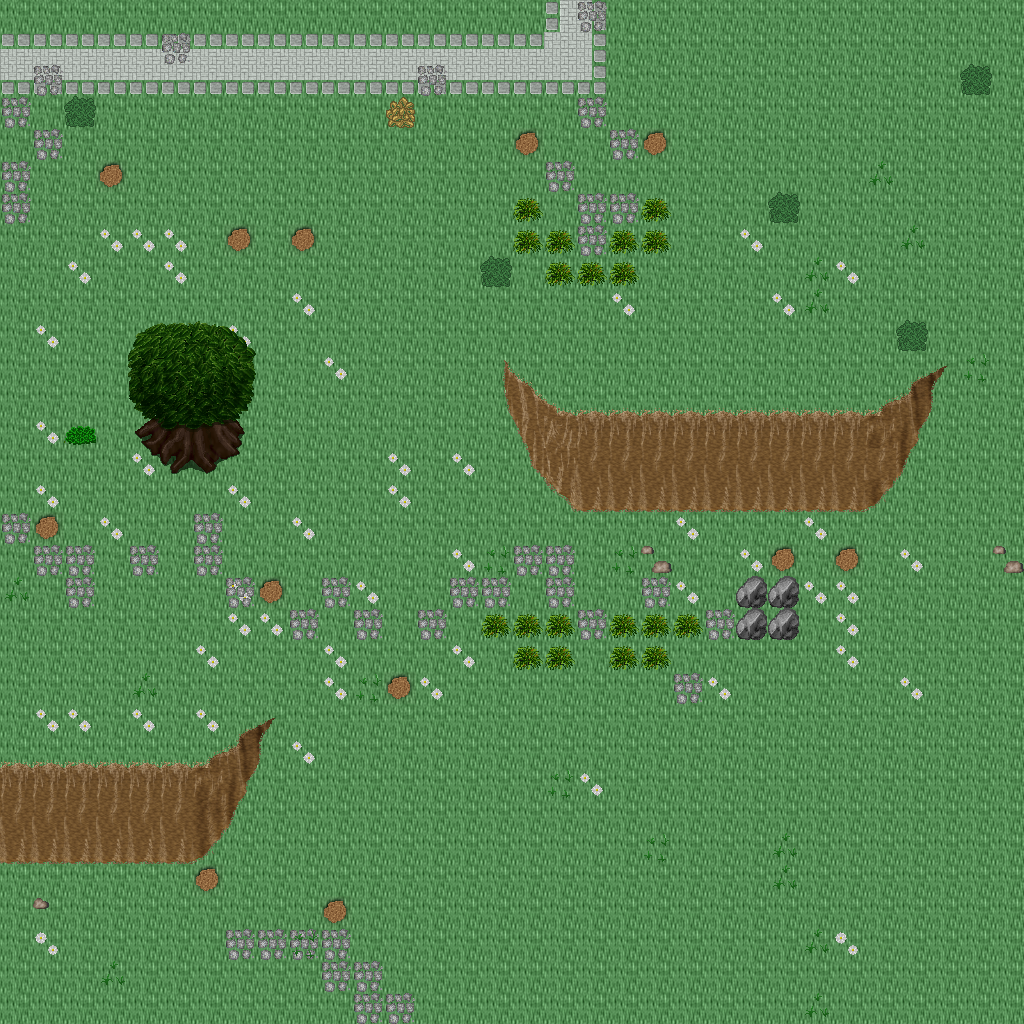

A level layout from a 2D game, rendered from its tile map. Below: a short description, then the map file with tile-grid data replaced by summaries:
An orthogonal 32x32 tile map with 32x32 px tiles, 5 tile layers (Ground, Objects, Objects2, Above, ...), 1 hidden layer not drawn, 23 tilesets.

<map version="1.10" tiledversion="1.11.0" orientation="orthogonal" renderorder="right-down" width="32" height="32" tilewidth="32" tileheight="32" infinite="0" nextlayerid="11" nextobjectid="1">
 <tileset firstgid="1" name="ground_ground" tilewidth="32" tileheight="32" tilecount="33" columns="3">
  <image source="../drawable/ground_ground.png" width="96" height="352" />
 </tileset>
 <tileset firstgid="34" name="ground_grass_edges" tilewidth="32" tileheight="32" tilecount="36" columns="12">
  <image source="../drawable/ground_grass_edges.png" width="384" height="96" />
 </tileset>
 <tileset firstgid="70" name="ground_ridge_earth_pale" tilewidth="32" tileheight="32" tilecount="96" columns="12">
  <image source="../drawable/ground_ridge_earth_pale.png" width="384" height="256" />
 </tileset>
 <tileset firstgid="166" name="plant_flower_daisy_white" tilewidth="32" tileheight="32" tilecount="8" columns="2">
  <image source="../drawable/plant_flower_daisy_white.png" width="64" height="128" />
 </tileset>
 <tileset firstgid="174" name="plant_grasses" tilewidth="32" tileheight="32" tilecount="6" columns="3">
  <image source="../drawable/plant_grasses.png" width="96" height="64" />
 </tileset>
 <tileset firstgid="180" name="plant_flower_daisy_yellow" tilewidth="32" tileheight="32" tilecount="8" columns="2">
  <image source="../drawable/plant_flower_daisy_yellow.png" width="64" height="128" />
 </tileset>
 <tileset firstgid="188" name="ground_rock_pebbles" tilewidth="32" tileheight="32" tilecount="3" columns="1">
  <image source="../drawable/ground_rock_pebbles.png" width="32" height="96" />
 </tileset>
 <tileset firstgid="191" name="plant_tree_tree_darkgreen" tilewidth="32" tileheight="32" tilecount="88" columns="8">
  <image source="../drawable/plant_tree_tree_darkgreen.png" width="256" height="352" />
 </tileset>
 <tileset firstgid="279" name="ground_grass_corners" tilewidth="32" tileheight="32" tilecount="24" columns="6">
  <image source="../drawable/ground_grass_corners.png" width="192" height="128" />
 </tileset>
 <tileset firstgid="303" name="ground_cobbled_paving" tilewidth="32" tileheight="32" tilecount="1" columns="1">
  <image source="../drawable/ground_cobbled_paving.png" width="32" height="32" />
 </tileset>
 <tileset firstgid="304" name="building_decoration_rocks_2" tilewidth="32" tileheight="32" tilecount="2" columns="1">
  <image source="../drawable/building_decoration_rocks_2.png" width="32" height="64" />
 </tileset>
 <tileset firstgid="306" name="plant_bush_bushes" tilewidth="32" tileheight="32" tilecount="10" columns="5">
  <image source="../drawable/plant_bush_bushes.png" width="160" height="64" />
 </tileset>
 <tileset firstgid="316" name="plant_stump_rectangular" tilewidth="32" tileheight="32" tilecount="4" columns="2">
  <image source="../drawable/plant_stump_rectangular.png" width="64" height="64" />
 </tileset>
 <tileset firstgid="320" name="item_corpse_huge_animal" tilewidth="32" tileheight="32" tilecount="16" columns="2">
  <image source="../drawable/item_corpse_huge_animal.png" width="64" height="256" />
 </tileset>
 <tileset firstgid="336" name="logic_item_sheepfood" tilewidth="32" tileheight="32" tilecount="1" columns="1">
  <image source="../drawable/logic_item_sheepfood.png" width="32" height="32" />
 </tileset>
 <tileset firstgid="337" name="logic_creature_rodent" tilewidth="32" tileheight="32" tilecount="8" columns="8">
  <image source="../drawable/logic_creature_rodent.png" width="256" height="32" />
 </tileset>
 <tileset firstgid="345" name="logic_item_sign" tilewidth="32" tileheight="32" tilecount="1" columns="1">
  <image source="../drawable/logic_item_sign.png" width="32" height="32" />
 </tileset>
 <tileset firstgid="346" name="logic_creature_animal" tilewidth="32" tileheight="32" tilecount="32" columns="8">
  <image source="../drawable/logic_creature_animal.png" width="256" height="128" />
 </tileset>
 <tileset firstgid="378" name="logic_collision" tilewidth="32" tileheight="32" tilecount="1" columns="1">
  <image source="../drawable/logic_collision.png" width="32" height="32" />
 </tileset>
 <tileset firstgid="379" name="logic_protection" tilewidth="32" tileheight="32" tilecount="2" columns="2">
  <image source="../drawable/logic_protection.png" width="64" height="32" />
 </tileset>
 <tileset firstgid="381" name="ground_rock_mossy_rubble" tilewidth="32" tileheight="32" tilecount="9" columns="3">
  <image source="../drawable/ground_rock_mossy_rubble.png" width="96" height="96" />
 </tileset>
 <tileset firstgid="390" name="ground_grass_2" tilewidth="32" tileheight="32" tilecount="21" columns="3">
  <image source="../drawable/ground_grass_2.png" width="96" height="224" />
 </tileset>
 <tileset firstgid="411" name="ground_green_paving" tilewidth="32" tileheight="32" tilecount="18" columns="3">
  <image source="../drawable/ground_green_paving.png" width="96" height="192" />
 </tileset>
 <layer id="1" name="Ground" width="32" height="32">
  <data>[1024 cells, 1024 non-empty, 2 distinct tile ids]</data>
 </layer>
 <layer id="2" name="Objects" width="32" height="32">
  <data>[1024 cells, 205 non-empty, 35 distinct tile ids]</data>
 </layer>
 <layer id="3" name="Objects2" width="32" height="32">
  <data>[1024 cells, 81 non-empty, 15 distinct tile ids]</data>
 </layer>
 <layer id="4" name="Above" width="32" height="32">
  <data>[1024 cells, 14 non-empty, 14 distinct tile ids]</data>
 </layer>
 <layer id="5" name="Above2" width="32" height="32">
  <data>[1024 cells, 0 non-empty, 0 distinct tile ids]</data>
 </layer>
 <layer id="6" name="Walkable" width="32" height="32" visible="0">
  <data>[1024 cells, 97 non-empty, 1 distinct tile ids]</data>
 </layer>
 <objectgroup id="7" name="Mapevents" />
 <objectgroup id="8" name="Spawn" />
 <objectgroup id="9" name="Keys" />
 <objectgroup id="10" name="Replace" />
</map>
